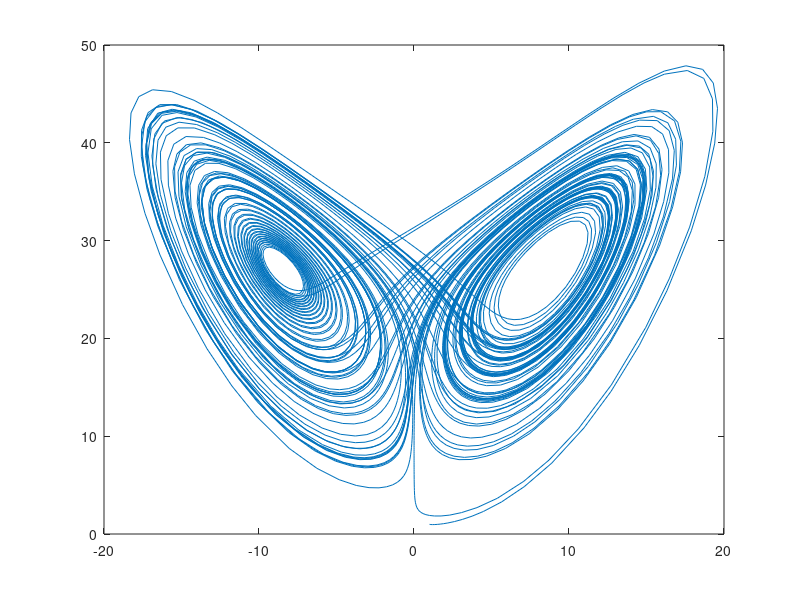

The MATLAB script that drew this image:
sigma = 10;
beta = 8/3;
rho = 28;
f = @(t,a) [-sigma*a(1) + sigma*a(2); rho*a(1) - a(2) - a(1)*a(3); -beta*a(3) + a(1)*a(2)];
[t,a] = ode45(f,[0 100],[1 1 1]);     % Runge-Kutta 4th/5th order ODE solver
plot(a(:,1),a(:,3))